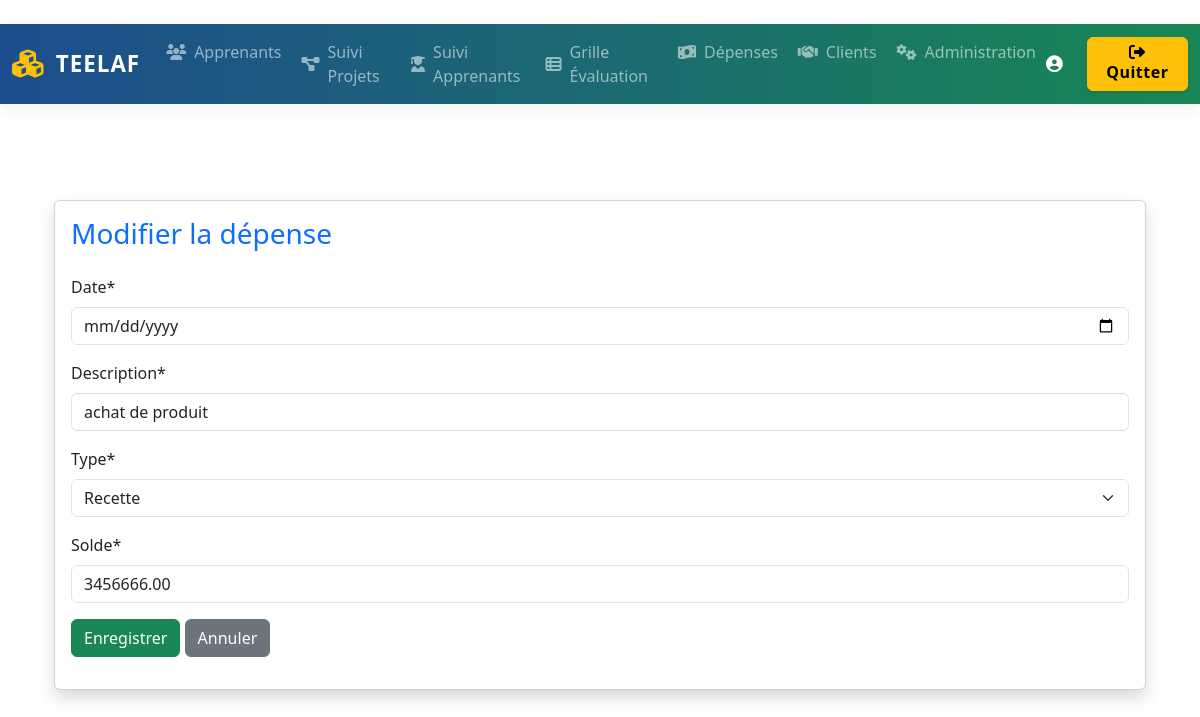
The app's page /depenses/depense/modifier/1/ with its own data.
### teelaf/Depenses/models.py (models this page shows, shortened)
class Depense(models.Model):
    TYPE_CHOICES = [
        ('depense', 'Dépense'),
        ('recette', 'Recette'),
        ('formation', 'Formation'),
        ('autre', 'Autre'),
    ]
    date = models.DateField()
    description = models.CharField(max_length=255)
    type = models.CharField(max_length=20, choices=TYPE_CHOICES)
    solde = models.DecimalField(max_digits=10, decimal_places=2)

### teelaf/Depenses/views.py (the view)
# urls.py: path('depense/modifier/<int:pk>/', views.modifier_depense, name='modifier_depense'),
def modifier_depense(request, pk):
    depense = get_object_or_404(Depense, pk=pk)
    if request.method == 'POST':
        form = DepenseForm(request.POST, instance=depense)
        if form.is_valid():
            form.save()
            return redirect('depenses_main')
    else:
        form = DepenseForm(instance=depense)
    return render(request, 'Depenses/modifier_depense.html', {'form': form, 'depense': depense})

### teelaf/Depenses/forms.py
class DepenseForm(forms.ModelForm):
    date = forms.DateField(
        widget=forms.DateInput(attrs={'type': 'date', 'class': 'form-control'})
    )
    class Meta:
        model = Depense
        fields = ['date', 'description', 'type', 'solde']
        widgets = {
            'description': forms.TextInput(attrs={'class': 'form-control'}),
            'type': forms.Select(attrs={'class': 'form-control'}),
            'solde': forms.NumberInput(attrs={'class': 'form-control'}),
        }
    def __init__(self, *args, **kwargs):
        super().__init__(*args, **kwargs)
        self.helper = FormHelper()
        self.helper.form_method = 'post'
        self.helper.form_class = 'formulaire-bg'  # Fond bleu, police blanche
        self.helper.layout = Layout(
            Row(
                Column('date', css_class='mb-3 col-md-6'),
                Column('type', css_class='mb-3 col-md-6'),
            ),
            'description',
            'solde',
            Submit('submit_depense', 'Enregistrer', css_class='btn btn-success')
        )

### teelaf/templates/Depenses/modifier_depense.html (shortened to what this page needs)
{% extends 'base.html' %}
{% load crispy_forms_tags %}
{% block content %}
<div class="container mt-5">
    <div class="card shadow">
        <div class="card-body">
            <h3 class="mb-4 text-primary">Modifier la dépense</h3>
            <form method="post">
                {{ form|crispy }}
                <button type="submit" class="btn btn-success">Enregistrer</button>
                <a href="{% url 'depenses_main' %}" class="btn btn-secondary">Annuler</a>
            </form>
        </div>
    </div>
</div>
{% endblock %}

### records on screen
Depense: description "achat de produit", type "Recette", solde "3456666.00"
